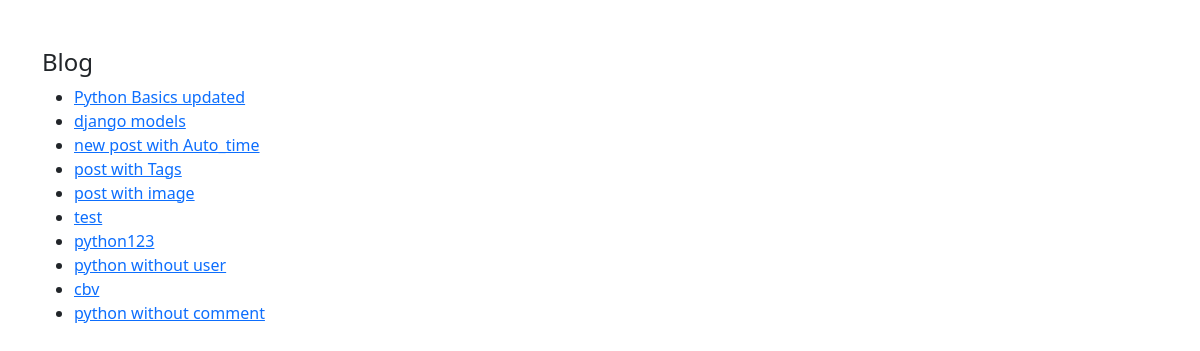
/posts/, run on the app's committed database.
### posts/models.py (models this page shows)
class Post(models.Model):
    author = models.ForeignKey(User,related_name='post_author',on_delete=models.CASCADE)
    title = models.CharField(max_length=100)
    content = models.TextField(max_length=20000)
    draft = models.BooleanField(default=True)
    publish_date = models.DateTimeField(default=timezone.now)
    tags = TaggableManager()
    image = models.ImageField(upload_to='post',null=True,blank=True)
    category =models.ForeignKey(Category,related_name='post_category',on_delete=models.SET_NULL,null=True)
    def __str__(self):
        return self.title

### posts/views.py (the view)
# urls.py: path('posts/',post_list),
def post_list(request):
    data = Post.objects.all()
    context = {
        'object_list' : data
    }
    return render(request,'posts/post_list.html',context)

### posts/templates/posts/post_list.html (shortened to what this page needs)
<!doctype html>
<html lang="en">
  <head>
    <link href="https://cdn.jsdelivr.net/npm/bootstrap@5.0.2/dist/css/bootstrap.min.css" rel="stylesheet">
  </head>
  <body>
    <div class ="container mt-5">
      <h4 class = "mt-3">Blog</h4>
        <ul>
        {% for post in object_list %}
            <li><a href = "/posts/{{post.id}}">{{post}}</a></li>
            {% endfor %}
        </ul>
      </div>
    </body>
</html>

### data on the page
Post: title "Python Basics updated"
Post: title "django models"
Post: title "new post with Auto_time"
Post: title "post with Tags"
Post: title "post with image"
Post: title "test"
Post: title "python123"
Post: title "python without user"
Post: title "cbv"
Post: title "python without comment"
